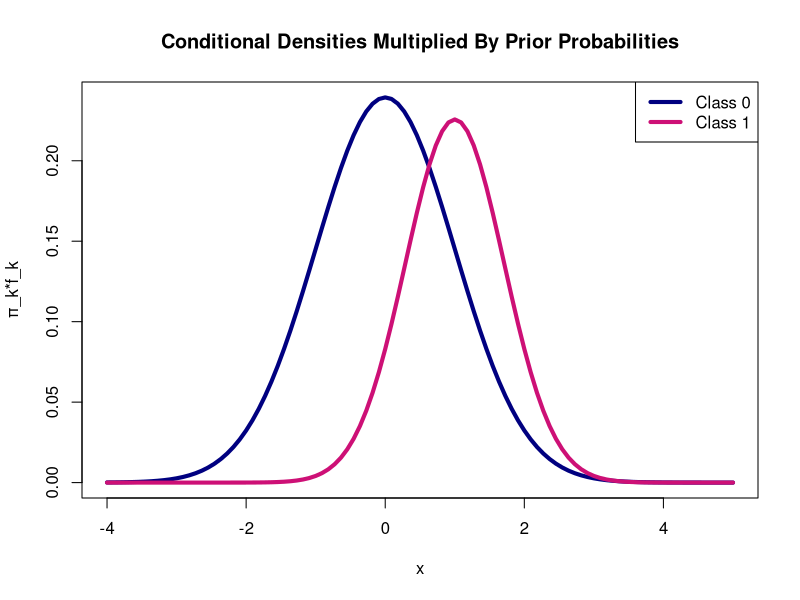
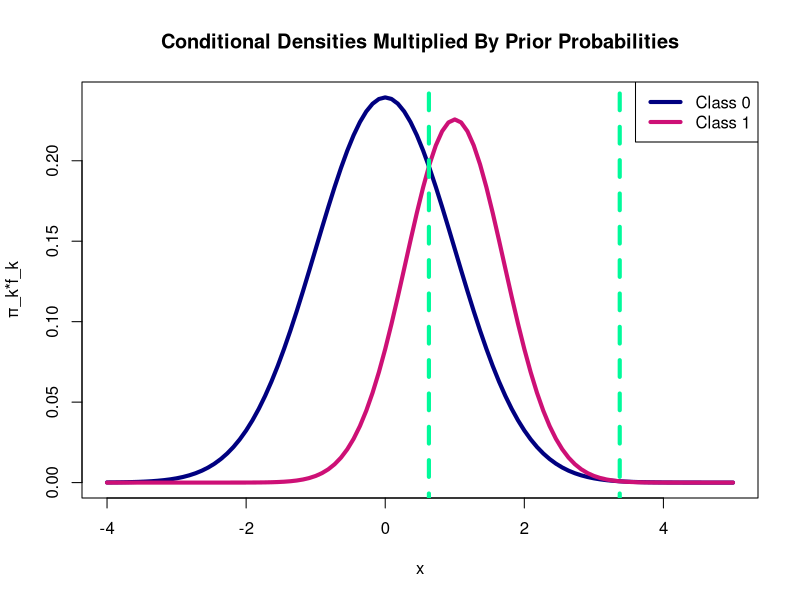
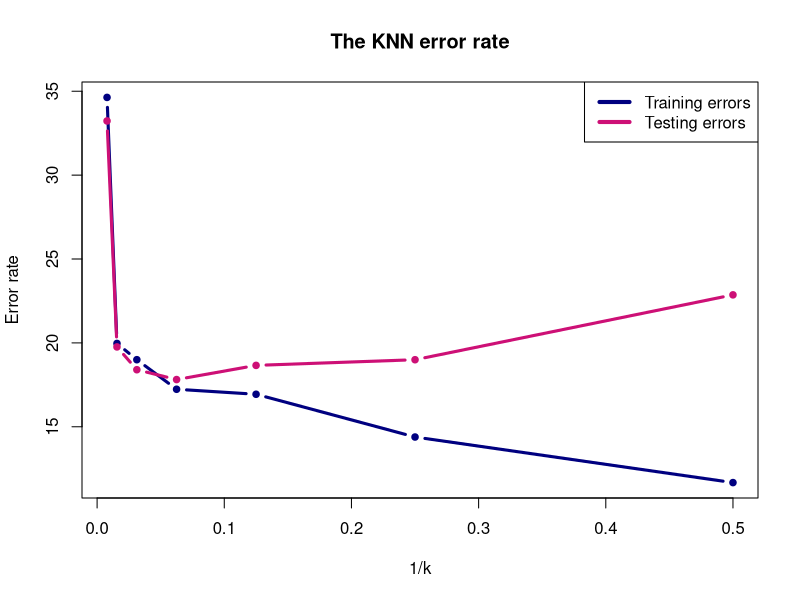
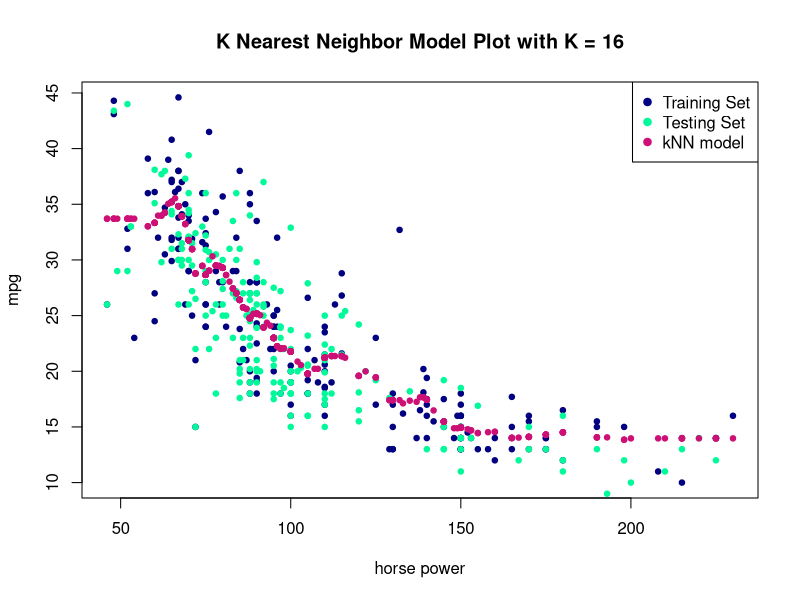
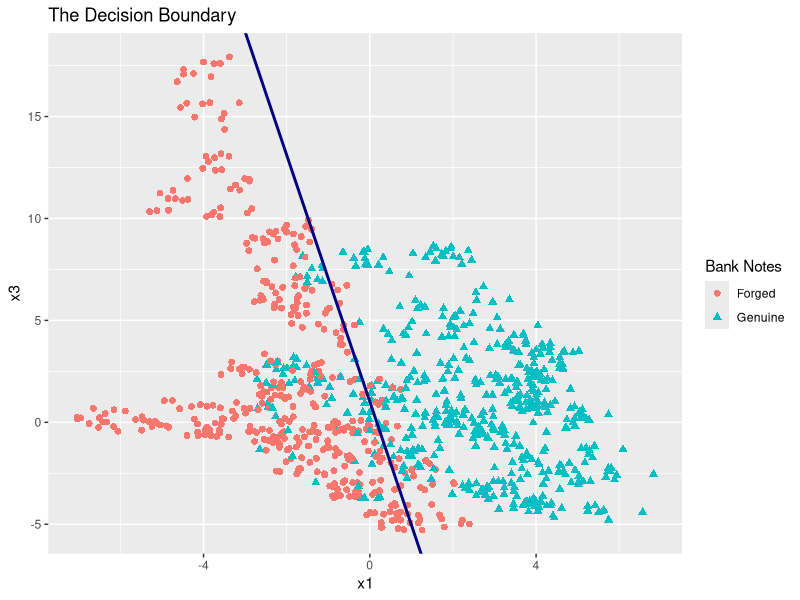

Recreate these plots in R, in order.
## ---- chunk 1
x_1 = 5
x_2 = 34
prob_1 = exp(-16 + 1.6 * x_1 + 0.23 * x_2)/(1 + exp(-16 + 1.6 * x_1 + 0.23 * x_2))
prob_1
## ---- chunk 2
prob_2 = 0.5
x_2 = 18
x_1 = (log(prob_2/(1 - prob_2)) - (-16 + 0.23 * x_2) )/1.6
x_1
## ---- chunk 3
x = seq(-4,5,length=100)
plot(x,
     0.6*dnorm(x),
     pch=21,
     col="navy",
     cex=0.6,
     lwd = 4,
     type="l",
     xlab = "x",
     ylab = "π_k*f_k",
     main = "Conditional Densities Multiplied By Prior Probabilities")
points(x,
       0.4*dnorm(x,1, 0.707106781187),
       pch=21,
       col="deeppink3",
       cex=0.6,
       lwd = 4,
       type="l")
legend("topright",
       legend = c("Class 0", "Class 1"),
       col = c("navy","deeppink3"),
       lwd = 4,
       text.col = "black",
       horiz = FALSE)
## ---- chunk 4
# Create quadratic formula function:

quadraticFunction <- function(a,b,c){
  discriminant = b^2 - 4*a*c
  if(discriminant < 0){
    print("There is no real numbered roots")
  }
  else if (discriminant == 0){
    print("There is one root. The root is:")
    print(-c/b)
  }
  
  else{
    print("There are two roots. The roots are:")
    print(-b+sqrt(discriminant)/(2*a))
    print(-b-sqrt(discriminant)/(2*a))
  }
}

quadraticFunction(1/2, -2, 1-log(2*sqrt(2)/3))

## ---- chunk 5
x = seq(-4,5,length=100)
plot(x,
     0.6*dnorm(x),
     pch=21,
     col="navy",
     cex=0.6,
     lwd = 4,
     type="l",
     xlab = "x",
     ylab = "π_k*f_k",
     main = "Conditional Densities Multiplied By Prior Probabilities")
points(x,
       0.4*dnorm(x,1, 0.707106781187),
       pch=21,
       col="deeppink3",
       cex=0.6,
       lwd = 4,
       type="l")
points(c(3.371939,3.371939),
	c(-0.1,0.3),
	lwd = 4,
	col = "mediumspringgreen",
	type="l",
	lty = 2)

points(c(0.6280609,0.6280609),
	c(-0.1,0.3),
	lwd = 4,
	col = "mediumspringgreen",
	type="l",
	lty = 2)
legend("topright",
       legend = c("Class 0", "Class 1"),
       col = c("navy","deeppink3"),
       lwd = 4,
       text.col = "black",
       horiz = FALSE)
## ---- chunk 6
prob_3 = (0.4 * 1/sqrt(2 * pi * 0.5) * exp(-1/(2 * 0.5) * (1 - 1)^2))/((0.4 * 1 / sqrt(2* pi * 0.5) * exp(-1/(2 * 0.5) * (1 - 1)^2)) + 0.6 * 1 / sqrt(2 * pi * 1) * exp(-1/(2 * 1) * ((1 - 0)^2)))
prob_3
## ---- chunk 7
require("knitr")
opts_knit$set(root.dir = "~/Desktop/STAT462_Assignment1")

#setting Work Directory:
#setwd('~/Desktop/STAT462_Assignment1')
#getwd()

#Read the AutoTrain.csv and AutoTest.csv files:

auto_train = read.csv('AutoTrain.csv', header = TRUE, na.strings = "?")
auto_test = read.csv('AutoTest.csv', header = TRUE, na.strings = "?")


##Create kNN regression function:

kNN <- function(k,x.train,y.train,x.pred) {
# 
## This is kNN regression function for problems with
## 1 predictor
#
## INPUTS
#
# k       = number of observations in neighborhood 
# x.train = vector of training predictor values
# y.train = vector of training response values
# x.pred  = vector of predictor inputs with unknown
#           response values 
#
## OUTPUT
#
# y.pred  = predicted response values for x.pred

## Initialize:
  
n.pred <- length(x.pred);		y.pred <- numeric(n.pred)

## Main Loop

for (i in 1:n.pred){
  d <- abs(x.train - x.pred[i])
  dstar = d[order(d)[k]]
  y.pred[i] <- mean(y.train[d <= dstar])		
}
## Return the vector of predictions

invisible(y.pred)
}

##Create MSE computing function:

MSE <- function(y,y.pred){
  mse = mean((y - y.pred)^2)
  return(mse)
}

## ---- chunk 8
k = c(2,4,8,16,32,64,128);
train.error = numeric(7);

for (i in 1:7){
  pred = kNN(k[i], auto_train$horsepower, auto_train$mpg, auto_train$horsepower)
  train.error[i] = MSE(auto_train$mpg, pred)
  print(train.error[i])
}
## ---- chunk 9
k = c(2,4,8,16,32,64,128);
test.error = numeric(7);

for (i in 1:7){
  pred = kNN(k[i], auto_train$horsepower, auto_train$mpg, auto_test$horsepower)
  test.error[i] = MSE(auto_test$mpg, pred)
  print(test.error[i])
}
## ---- chunk 10
plot(1/k,
     train.error,
     pch=19,
     col="navy",
     cex=0.6,
     lwd = 3,
     type="b",
     xlab = "1/k",
     ylab = "Error rate",
     main = "The KNN error rate")

points(1/k,
       test.error,
       pch=19,
       col="deeppink3",
       cex=0.6,
       lwd = 3,
       type="b")

legend("topright",
       legend = c("Training errors", "Testing errors"),
       col = c("navy","deeppink3"),
       lwd = 4,
       text.col = "black",
       horiz = FALSE)
## ---- chunk 11
kNN.error = min(test.error)
print('The minimum test error is:')
kNN.error
best_performed_k = k[which.min(test.error)]
print('The value of KNN which performs the best is:')
best_performed_k

## ---- chunk 12

plot(auto_train$horsepower,
     auto_train$mpg,
     pch=19,
     col="navy",
     cex=0.6,
     lwd = 2,
     type="p",
     xlab = "horse power",
     ylab = "mpg",
     main = "K Nearest Neighbor Model Plot with K = 16")

points(auto_test$horsepower,
     auto_test$mpg,
       pch=19,
       col="mediumspringgreen",
       cex=0.6,
       lwd = 2,
       type="p")

all_x= append(auto_test$horsepower, auto_train$horsepower)

points(all_x,
     kNN(16,auto_train$horsepower,auto_train$mpg,all_x),
       pch=19,
       col="deeppink3",
       cex=0.6,
       lwd = 2,
       type="p")

legend("topright",
       legend = c("Training Set", "Testing Set","kNN model"),
       col = c("navy","mediumspringgreen","deeppink3"),
       pch = c(19, 19, 19),
       text.col = "black"
       )

## ---- chunk 13

#read csv files

bank_train = read.csv('BankTrain.csv', header = TRUE, na.strings = "?")
bank_test = read.csv('BankTest.csv', header = TRUE, na.strings = "?")

#fit logistic regression model

glm.fit = glm( y ~ x1 + x3, data = bank_train, family = binomial)

#summary the glm.fit model:

summary(glm.fit)
## ---- chunk 14
# Plot logistic regression

#install and call the package ggplot2

#install.packages('ggplot2')
library(ggplot2)

#intercept2 = - β_1/β_2 
#slope2 = -β_0/β_1

decision_boundary_intercept = -coef(glm.fit)[1]/coef(glm.fit)[3]
decision_boundary_coef = -coef(glm.fit)[2]/coef(glm.fit)[3]
glm.data <- ifelse(bank_train$y == 1, "Forged", "Genuine")
ggplot(glm.fit) + 
  geom_point(aes(x=bank_train$x1,
                 y=bank_train$x3,color=glm.data,shape=glm.data),size=2) +
  ggtitle("The Decision Boundary") +
  xlab("x1") +
  ylab("x3") + 
  labs(colour = "Bank Notes") + 
  labs(shape = "Bank Notes") + 
  geom_abline(intercept =decision_boundary_intercept, slope = decision_boundary_coef, 
              color="navy", size=1)

## ---- chunk 15

theta = .5
glm.probs = predict(glm.fit, bank_test , type="response")
glm.pred = rep(0,412)
glm.pred[glm.probs > theta] = 1
table(glm.pred ,bank_test$y)
mean(glm.pred == bank_test$y)

## ---- chunk 16

theta_2 = .6
glm.probs = predict(glm.fit, bank_test , type="response")
glm.pred = rep(0,412)
glm.pred[glm.probs > theta_2] = 1
table(glm.pred ,bank_test$y)
mean(glm.pred == bank_test$y)

